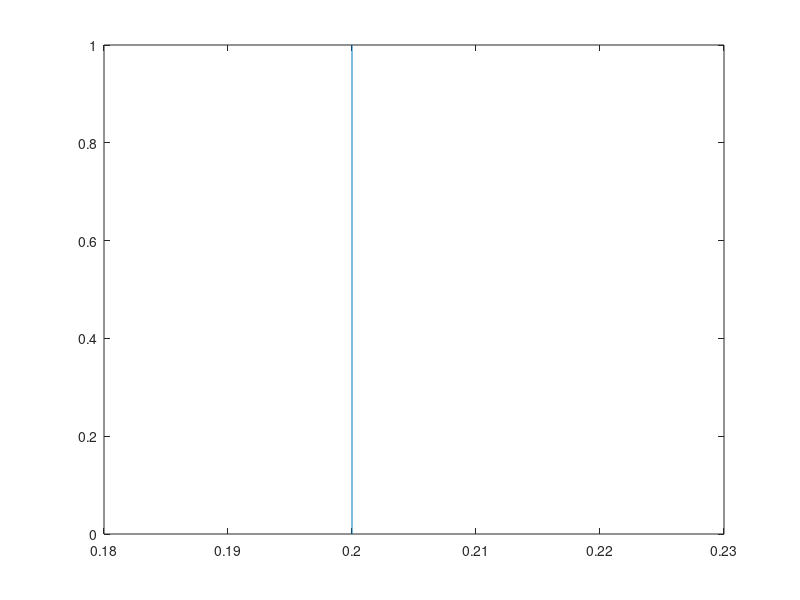
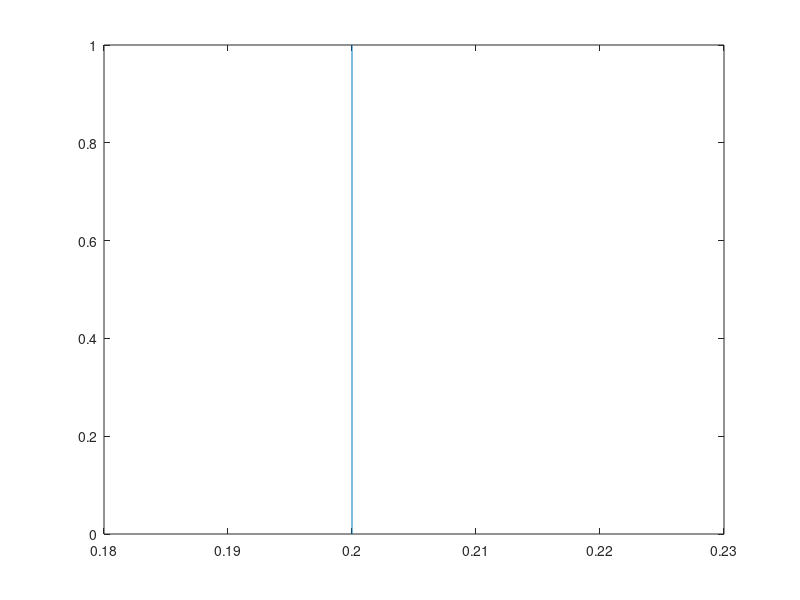
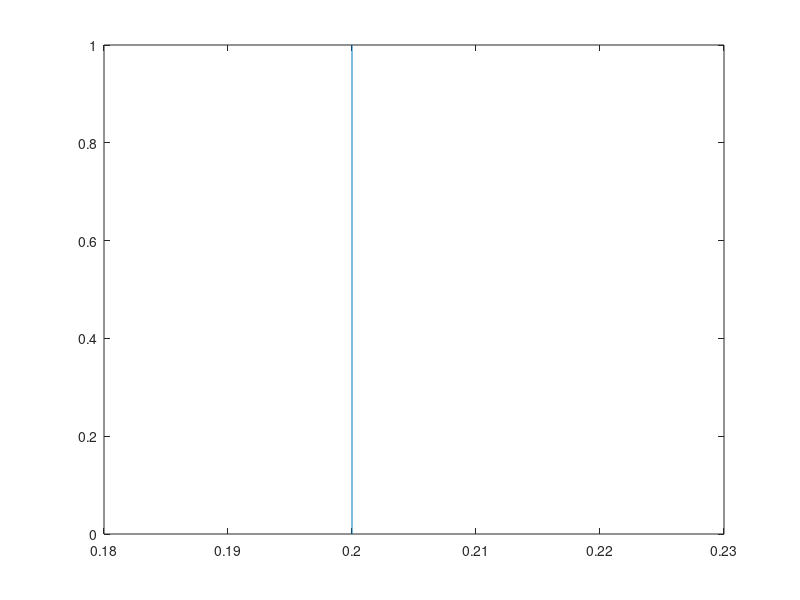
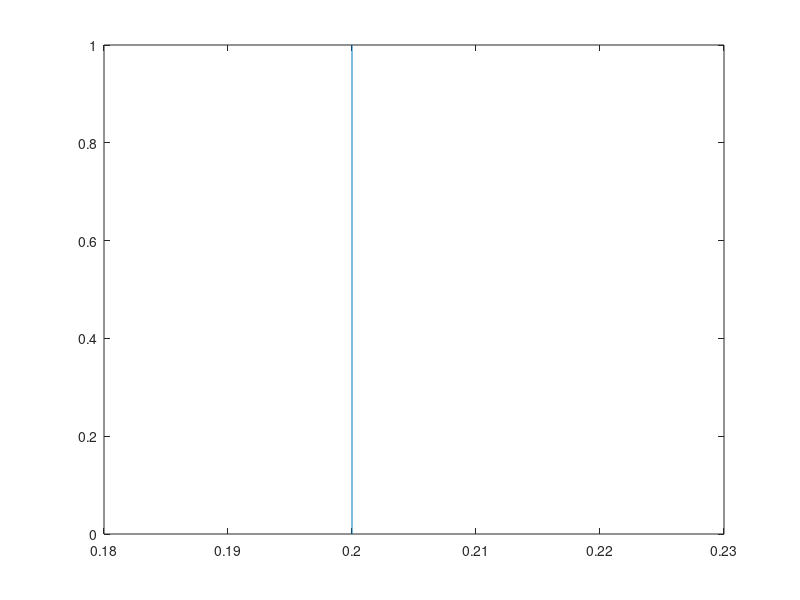

MATLAB code to generate these figures, in order:
clc
close all
clear all

%% Data Production
disp('================ Reading Input Matrix ================')
row=input('Enter Number of rows : ');
column=input('Enter Number of columns : ');

% Matrix of Phase1
disp('Getting Mtrix of Phase1: ');
A1=zeros(row,column);
for i=1:row
    for j=1:column
        position=[i,j];
        disp(['Entry ', num2str(position)]);
        A1(i,j)=input(' ');
    end
end

% Matrix of Phase2
disp('Getting Mtrix of Phase2: ');
A2=zeros(row,column);
for i=1:row
    for j=1:column
        position=[i,j];
        disp(['Entry ', num2str(position)]);
        A2(i,j)=input(' ');
    end
end

% Matrix of Phase3
disp('Getting Mtrix of Phase3: ');
A3=zeros(row,column);
for i=1:row
    for j=1:column
        position=[i,j];
        disp(['Entry ', num2str(position)]);
        A3(i,j)=input(' ');
    end
end

% Matrix of Phase4
disp('Getting Mtrix of Phase4: ');
A4=zeros(row,column);
for i=1:row
    for j=1:column
        position=[i,j];
        disp(['Entry ', num2str(position)]);
        A4(i,j)=input(' ');
    end
end

%% Geometric Averaging
B=zeros(row,4);
% Computation of B(:,1)
for i=1:row
    B(i,1)=(prod(A1(i,:)))^(1/column);
end

% Computation of B(:,2)
for i=1:row
    B(i,2)=(prod(A2(i,:)))^(1/column);
end

% Computation of B(:,3)
for i=1:row
    B(i,3)=(prod(A3(i,:)))^(1/column);
end

% Computation of B(:,4)
for i=1:row
    B(i,4)=(prod(A4(i,:)))^(1/column);
end


%% Normalizing
Acc1=sum(B);
Acc2=sort(Acc1,'descend');
C=zeros(row,4);
for i=1:row
    C(i,:)=B(i,:)./Acc2;
end
disp(C);
%% Extracting Curves and Results
% Obtaining Curves
D=zeros(row,4);
for i=1:row
    if C(i,1) == C(i,2)
        D(i,1)=1;
        D(i,2)=1;
        D(i,3)=1;
        D(i,4)=0;
    elseif C(i,3)== C(i,4)
        D(i,1)=0;
        D(i,2)=1;
        D(i,3)=1;
        D(i,4)=1;
    else 
        D(i,1)=0;
        D(i,2)=1;
        D(i,3)=1;
        D(i,4)=0;
    end
end
disp('================= Curves ==================')
for i=1:row
    figure(i)
    plot(C(i,:),D(i,:))
end

% Calculating Mass point
Mass=zeros(row,1);
for i=1:row
    disp(['Center of Mass',num2str(i),' is:'])
    if C(i,1) == C(i,2)
        den=(   C(i,3)-C(i,1)  )+ ( C(i,4)-C(i,3)  )  /  2 ;
        num=(   C(i,1)+C(i,2)  )*(  C(i,2)-C(i,1)  )  /  2 +( C(i,2)+C(i,3) )*(  C(i,3)-C(i,2) )/2   + C(i,3)*(  C(i,4)-C(i,3) )/2 ;
        Mass(i,1)=num/den;
        disp(Mass(i,1));
    elseif C(i,3)== C(i,4)
        den=( ( C(i,2)-C(i,1)  )  /  2 ) +  (   C(i,4)-C(i,2)  );
        num=C(i,2)*(  C(i,2)-C(i,1) )/2  +  (   C(i,2)+C(i,3)  )*(  C(i,3)-C(i,2) ) / 2+( C(i,3)+C(i,4) )*(  C(i,4)-C(i,3) )/2   ;
        Mass(i,1)=num/den;
        disp(Mass(i,1));
    else
        den=( ( C(i,2)-C(i,1)  )  /  2 ) +  (   C(i,3)-C(i,2)  )  +   ( ( C(i,4)-C(i,3)  )  /  2 );
        num=C(i,2)*(  C(i,2)-C(i,1) )/2  +  (   C(i,2)+C(i,3)  )*(  C(i,3)-C(i,2) ) / 2    + C(i,3)*(  C(i,4)-C(i,3) )/2 ;
        Mass(i,1)=num/den;
        disp(Mass(i,1));
    end
end